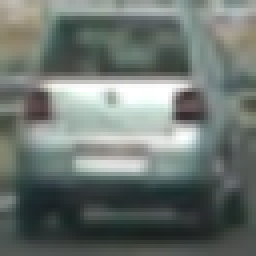
#> input picture image0145.png, 64 x 64 px (shown 4 times larger); its folder holds only this picture in this run
$ python -i p5.py   (imports and definitions only)   (older library calls are emulated)
#> lines starting #> are read from the running program, lines starting #| are printed output that depends on the picture
import matplotlib.image as mpimg
import matplotlib.pyplot as plt
import numpy as np
import cv2
import glob
import time
from sklearn.svm import LinearSVC, SVC
from sklearn.preprocessing import StandardScaler
from skimage.feature import hog
from sklearn.model_selection import train_test_split, GridSearchCV
from scipy.ndimage.measurements import label
from moviepy.editor import VideoFileClip
import collections

####HOG+SVM###
# Define a function to compute binned color features
# [70 lines left out: functions bin_spatial, color_hist, get_hog_features, extract_features_single, convertColor, not called in this run]
#  extract features from a list of images
def extract_features(imgs, cspace, orient, pix_per_cell,
                     cell_per_block, hog_channel, spatial_size, hist_bins, hist_range):
    # Create a list to append feature vectors to
    features = []
    # Iterate through the list of images
    for file in imgs:
        # Read in each one by one
        image = mpimg.imread(file)
        # Append the new feature vector to the features list
        features.append(extract_features_single(image, cspace, orient, pix_per_cell,
                     cell_per_block, hog_channel, spatial_size, hist_bins, hist_range))
    # Return list of feature vectors
    return features

cars = glob.glob('vehicles/vehicles/*/*.png')
notcars = glob.glob('non-vehicles/non-vehicles/*/*.png')

#params
colorspace = 'YCrCb' # Can be RGB, HSV, LUV, HLS, YUV, YCrCb
orient = 9
pix_per_cell = 8
cell_per_block = 2
hog_channel = 'ALL' # Can be 0, 1, 2, or "ALL"
spatial_size=(32, 32)
hist_bins=32
hist_range=(0, 1)

# Plot an example of raw and scaled features
# [1 line that did not run here, left out]
# [21 lines left out: function visualize_hog, not called in this run]
#        plt.subplot(1,4,4)
#        plt.plot(np.histogram(img[:,:,0], bins=hist_bins, range=hist_range)[0])
#        plt.title('CH%d color histogram' % (channel+1))
# [2 lines not run here, left out]

t=time.time()
car_features = extract_features(cars, colorspace, orient,
                        pix_per_cell, cell_per_block,
                        hog_channel, spatial_size, hist_bins, hist_range)
notcar_features = extract_features(notcars, colorspace, orient,
                        pix_per_cell, cell_per_block,
                        hog_channel, spatial_size, hist_bins, hist_range)
t2 = time.time()
# [1 line not run here, left out]
# Create an array stack of feature vectors
X = np.vstack((car_features, notcar_features)).astype(np.float64)

# Fit a per-column scaler
# [1 line that did not run here, left out]
# Apply the scaler to X
# [1 line that did not run here, left out]
# Define the labels vector
y = np.hstack((np.ones(len(car_features)), np.zeros(len(notcar_features))))
# Split up data into randomized training and test sets
rand_state = 10 #for reproducibility
# [2 lines that did not run here, left out]

# [3 lines not run here, left out]
#visualize normalization
fig = plt.figure(dpi=80)
# [6 lines not run here, left out]
# Use a SVC
svc = LinearSVC()
#parameters = {'C':[0.005, 0.001, 0.0005, 0.0001]}
#clf = GridSearchCV(svc, parameters)
#clf.fit(X_train, y_train)
#clf.best_params_
# Check the training time for the SVC
t=time.time()
# [1 line not run here, left out]
t2 = time.time()
# [3 lines not run here, left out]


####sliding window###
def slide_window(img, x_start_stop, y_start_stop,xy_window, xy_overlap):
    # If x and/or y start/stop positions not defined, set to image size
    if x_start_stop[0] == None:
        x_start_stop[0] = 0
    if x_start_stop[1] == None:
        x_start_stop[1] = img.shape[1]
    if y_start_stop[0] == None:
        y_start_stop[0] = img.shape[0]//2
    if y_start_stop[1] == None:
        y_start_stop[1] = int(img.shape[0]*0.9)
    # Compute the span of the region to be searched
    xspan = x_start_stop[1] - x_start_stop[0]
    yspan = y_start_stop[1] - y_start_stop[0]
    # Compute the number of pixels per step in x/y
    nx_pix_per_step = np.int(xy_window[0]*(1 - xy_overlap[0]))
    ny_pix_per_step = np.int(xy_window[1]*(1 - xy_overlap[1]))
    # Compute the number of windows in x/y
    nx_buffer = np.int(xy_window[0]*(xy_overlap[0]))
    ny_buffer = np.int(xy_window[1]*(xy_overlap[1]))
    nx_windows = np.int((xspan-nx_buffer)/nx_pix_per_step)
    ny_windows = np.int((yspan-ny_buffer)/ny_pix_per_step)
    # Initialize a list to append window positions to
    window_list = []
    # Loop through finding x and y window positions
    for ys in range(ny_windows):
        for xs in range(nx_windows):
            # Calculate window position
            startx = xs*nx_pix_per_step + x_start_stop[0]
            endx = startx + xy_window[0]
            starty = ys*ny_pix_per_step + y_start_stop[0]
            endy = starty + xy_window[1]
            # Append window position to list
            window_list.append(((startx, starty), (endx, endy)))
    # Return the list of windows
    return window_list

images_test = glob.glob('test_images/test*.jpg')
def make_windowlist(img):
    window_list=slide_window(img,xy_window=(64, 64), xy_overlap=(0.7, 0.7),x_start_stop=[600, 1000], y_start_stop=[380, 500])
    window_list.extend(slide_window(img,xy_window=(96, 96), xy_overlap=(0.8, 0.8),x_start_stop=[600, 1280],  y_start_stop=[350, 600]))
    window_list.extend(slide_window(img,xy_window=(128, 128), xy_overlap=(0.5, 0.5), x_start_stop=[720, 1280], y_start_stop=[350, 600]))
#    window_list.extend(slide_window(img,xy_window=(192, 192), xy_overlap=(0.7, 0.5),x_start_stop=[1000, 1280],  y_start_stop=[360, 650]))
    return window_list

def detect_car_window(img, feature_vec=True):
#> called with feature_vec = True
    img=img.astype(np.float32)/255
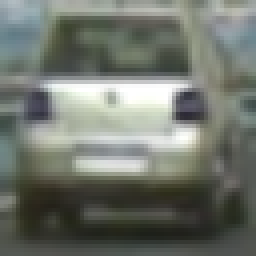
#> img: shape (64, 64, 3) float32 (shown 4 times larger); mean of channels 0, 1, 2 0.427, 0.46, 0.441; drawn as B, G, R
    window_list=make_windowlist(img)
#> in make_windowlist, `window_list=slide_window(img,xy_window=(64, 64), xy_overlap=(0.7, 0.7)..`: window_list = 72 items
#> window_list = 365 items
    img_predicts=[]
    features=[]
    for window in window_list:
        img_patch = cv2.resize(img[window[0][1]:window[1][1],window[0][0]:window[1][0]], (64, 64))
        feature=extract_features_single(img_patch, colorspace, orient, pix_per_cell,
                     cell_per_block, hog_channel, spatial_size, hist_bins, hist_range, feature_vec)
        features.append(feature)
#> this loop made 1 pass
#> window on pass 1: ((600, 380), (664, 444))
#> after the loop, features = []
    scaled_feature = X_scaler.transform(features)
    img_predicts=svc.predict(scaled_feature)
    heatmap = makeHeatmap(img, window_list, img_predicts)
    return heatmap, window_list, img_predicts

# [13 lines left out: functions draw_bboxes, makeHeatmap, not called in this run]
##thresholding
def apply_threshold(heatmap, threshold):
    # Zero out pixels below the threshold
    heatmap[heatmap <= threshold] = 0
    # Return thresholded map
    return heatmap

# [17 lines left out: function draw_labeled_bboxes, not called in this run]

#### test on image ####


# [20 lines not run here, left out]

#### output video ####

def pipeline(img):
    global heatmaps, framecount
    if (framecount%5)==0: #for speed-up and smoothing
        current_heatmap=detect_car_window(np.copy(img),True)[0]
        heatmaps.append(current_heatmap)
    heatmap=sum(heatmaps)
    heatmap_thre = apply_threshold(np.copy(heatmap), 18)
    labels = label(heatmap_thre[:,:,0])
    draw_img = draw_labeled_bboxes(np.copy(img), labels)
#    draw_img = cv2.addWeighted(draw_img, 1, heatmap*6, 0.9, 0)
    framecount+=1
    return draw_img

# [1 line not run here, left out]
framecount=0
heatmaps = collections.deque(maxlen=6)
#clip1 = VideoFileClip("test_video.mp4").fl_image(pipeline)
# [1 line that did not run here, left out]

#check some frames
time_start=15
# [1 line that did not run here, left out]
# [7 lines not run here, left out]
#save
#clip1.write_videofile('video_out_test.mp4', audio=False)
#clip2.write_videofile('video_out.mp4', audio=False)
#cv2.imwrite('test9.jpg',cv2.cvtColor(clip2.make_frame(26),cv2.COLOR_RGB2BGR))

#visualize
# [1 line that did not run here, left out]
# [1 line not run here, left out]
heatmaps2 = collections.deque(maxlen=6)
# [9 lines not run here, left out]
heatmap=sum(heatmaps2)
heatmap_thre = apply_threshold(np.copy(heatmap), 18)
# [1 line that did not run here, left out]
# [1 line that did not run here, left out]
# [4 lines not run here, left out]

>>> import cv2
>>> picture = cv2.cvtColor(cv2.imread('image0145.png'), cv2.COLOR_BGR2RGB)
#> (the run stopped early here; a loop or call above may not have finished)

$ run again, on car_features.png
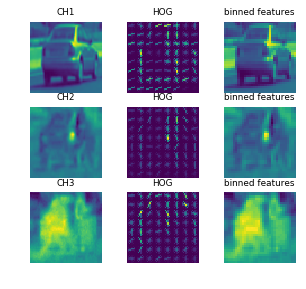
#> input picture car_features.png, 306 x 289 px
#> in detect_car_window, `img=img.astype(np.float32)/255`:
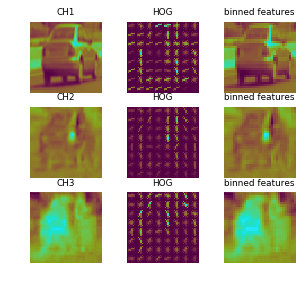
#> img: shape (289, 306, 3) float32; mean of channels 0, 1, 2 0.597, 0.657, 0.713; drawn as B, G, R
#> in make_windowlist, `window_list=slide_window(img,xy_window=(64, 64), xy_overlap=(0.7, 0.7)..`: window_list = 72 items
#> in detect_car_window, `window_list=make_windowlist(img)`: window_list = 365 items
#> the loop in detect_car_window, `for window in window_list:` made 1 pass
#> window on pass 1: ((600, 380), (664, 444))
#> after the loop in detect_car_window, `for window in window_list:`: features = []

$ run again, on ex.png
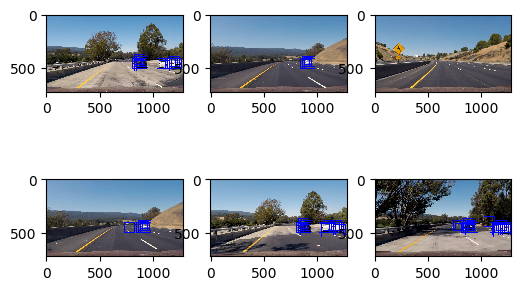
#> input picture ex.png, 524 x 290 px
#> in detect_car_window, `img=img.astype(np.float32)/255`:
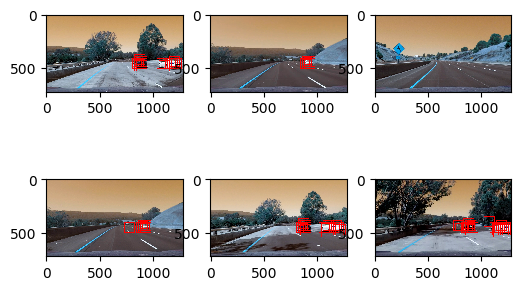
#> img: shape (290, 524, 3) float32; mean of channels 0, 1, 2 0.724, 0.74, 0.763; drawn as B, G, R
#> in make_windowlist, `window_list=slide_window(img,xy_window=(64, 64), xy_overlap=(0.7, 0.7)..`: window_list = 72 items
#> in detect_car_window, `window_list=make_windowlist(img)`: window_list = 365 items
#> the loop in detect_car_window, `for window in window_list:` made 1 pass
#> window on pass 1: ((600, 380), (664, 444))
#> after the loop in detect_car_window, `for window in window_list:`: features = []
